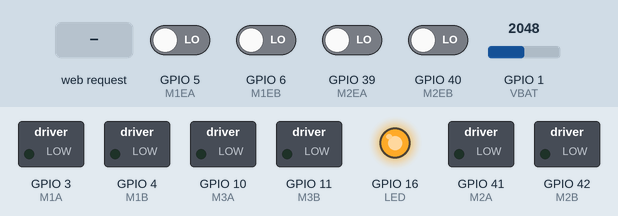
Recording of a sketch running on a simulated ESP32-S3. On the bench: switched loads named in the sketch (green lamp = pin HIGH), output pins drawn as LEDs (lit = HIGH). The test bench sets the inputs (shaded band); at power-on: GPIO 5 (M1EA), GPIO 6 (M1EB), GPIO 39 (M2EA), GPIO 40 (M2EB) LOW, GPIO 1 (VBAT) = 2048. WiFi joins after 1.5 s; servers stay silent unless stated; what the sketch prints to the serial monitor is not drawn.

Above: at 0.1 s.
At 3.2 s:
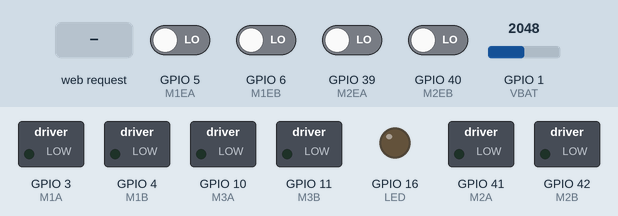
3.3 s: HTTP request GET /status received
4.8 s: HTTP request GET /set received
6.3 s: HTTP request GET /calibrate received
Timing chart, 0 to 9.3 s (numbered marks = the images above; inputs shaded):
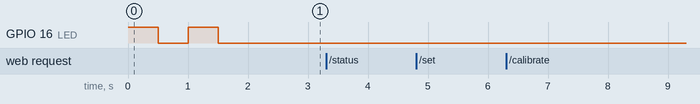

Measured:
- after the input at 3.3 s, every drawn part: stays the same
- after the input at 4.8 s, every drawn part: stays the same
- after the input at 6.3 s, every drawn part: stays the same

The sketch:

firmware_softrafts.ino
```cpp
#include <WiFi.h>
#include <ArduinoOTA.h>

static const int32_t tolerance = 30;

static const int M1A = 3;
static const int M1B = 4;
static const int M1EA = 5;
static const int M1EB = 6;
static const int M2A = 41;
static const int M2B = 42;
static const int M2EA = 39;
static const int M2EB = 40;
static const int M3A = 10;
static const int M3B = 11;
static const int LED = 16;
static const int VBAT = 1;

static const char *ssid = "BotTest";
static const char *password = "123456789";

// Set web server port number to 80
WiFiServer server(80);
// Variable to store the HTTP request
String header;

volatile int32_t M1_target = 0;
volatile int32_t M1_current = 0;
volatile int32_t M1_error = 0;
volatile uint8_t M1_power = 0;
volatile int32_t M2_target = 0;
volatile int32_t M2_current = 0;
volatile int32_t M2_error = 0;
volatile uint8_t M2_power = 0;
volatile bool M3_direction = true;
volatile uint8_t M3_power = 0;
volatile bool pause_bot = false;

volatile uint8_t M1_rec, M2_rec;

void motor()
{
  if (M1_target - tolerance > M1_current && !pause_bot)
  {
    ledcWrite(M1A, M1_power);
    ledcWrite(M1B, 0);
  }
  else if (M1_target + tolerance < M1_current && !pause_bot)
  {
    ledcWrite(M1A, 0);
    ledcWrite(M1B, M1_power);
  }
  else
  {
    ledcWrite(M1A, 0);
    ledcWrite(M1B, 0);
  }
  if (M2_target - tolerance > M2_current && !pause_bot)
  {
    ledcWrite(M2A, M2_power);
    ledcWrite(M2B, 0);
  }
  else if (M2_target + tolerance < M2_current && !pause_bot)
  {
    ledcWrite(M2A, 0);
    ledcWrite(M2B, M2_power);
  }
  else
  {
    ledcWrite(M2A, 0);
    ledcWrite(M2B, 0);
  }
  if (M3_direction && !pause_bot)
  {
    ledcWrite(M3A, M3_power);
    ledcWrite(M3B, 0);
  }
  else if (!M3_direction && !pause_bot)
  {
    ledcWrite(M3A, 0);
    ledcWrite(M3B, M3_power);
  }
  else
  {
    ledcWrite(M3A, 0);
    ledcWrite(M3B, 0);
  }
}

void IRAM_ATTR isr()
{
  uint8_t M1_now = (digitalRead(M1EA) << 1) | digitalRead(M1EB);
  uint8_t M2_now = (digitalRead(M2EA) << 1) | digitalRead(M2EB);

  // 00,01,11,10
  if ((M1_rec == 0b00 && M1_now == 0b01) || (M1_rec == 0b01 && M1_now == 0b11) || (M1_rec == 0b11 && M1_now == 0b10) || (M1_rec == 0b10 && M1_now == 0b00))
    M1_current++;
  else if ((M1_rec == 0b10 && M1_now == 0b11) || (M1_rec == 0b11 && M1_now == 0b01) || (M1_rec == 0b01 && M1_now == 0b00) || (M1_rec == 0b00 && M1_now == 0b10))
    M1_current--;
  else if (M1_rec != M1_now)
    M1_error++;
  if ((M2_rec == 0b00 && M2_now == 0b01) || (M2_rec == 0b01 && M2_now == 0b11) || (M2_rec == 0b11 && M2_now == 0b10) || (M2_rec == 0b10 && M2_now == 0b00))
    M2_current++;
  else if ((M2_rec == 0b10 && M2_now == 0b11) || (M2_rec == 0b11 && M2_now == 0b01) || (M2_rec == 0b01 && M2_now == 0b00) || (M2_rec == 0b00 && M2_now == 0b10))
    M2_current--;
  else if (M2_rec != M2_now)
    M2_error++;

  M1_rec = M1_now;
  M2_rec = M2_now;

  motor();
}

long HexToLong(String s)
{
  char arr[13] = {0};
  s.toCharArray(arr, sizeof(arr));
  volatile long result = 0;
  for (uint8_t i = 0; i < 12 && arr[i] != 0; i++) {
    if (arr[i] >= '0' && arr[i] <= '9') {
      result <<= 4;
      result |= (arr[i] - '0');
    }
    else if (arr[i] >= 'A' && arr[i] <= 'F') {
      result <<= 4;
      result |= (arr[i] - 'A' + 10);
    }
  }
  return result;
}

float getBattery()
{
  int temp = 0;
  for(int i=0;i<8;i++)
    temp += analogRead(VBAT);
  return (float)temp * 0.0000765735320709761f + 0.04f;
}

void setup()
{
  Serial.begin(115200);

  pinMode(LED, OUTPUT);
  digitalWrite(LED, HIGH);

  ledcAttach(M1A, 50000, 8);
  ledcAttach(M1B, 50000, 8);
  ledcAttach(M2A, 50000, 8);
  ledcAttach(M2B, 50000, 8);
  ledcAttach(M3A, 50000, 8);
  ledcAttach(M3B, 50000, 8);
  ledcWrite(M1A, 0);
  ledcWrite(M1B, 0);
  ledcWrite(M2A, 0);
  ledcWrite(M2B, 0);
  ledcWrite(M3A, 0);
  ledcWrite(M3B, 0);

  pinMode(VBAT, INPUT);
  analogSetAttenuation(ADC_0db);
  pinMode(M1EA, INPUT);
  pinMode(M1EB, INPUT);
  pinMode(M2EA, INPUT);
  pinMode(M2EB, INPUT);
  attachInterrupt(M1EA, isr, CHANGE);
  attachInterrupt(M1EB, isr, CHANGE);
  attachInterrupt(M2EA, isr, CHANGE);
  attachInterrupt(M2EB, isr, CHANGE);

  M1_rec = (digitalRead(M1EA) << 1) | digitalRead(M1EB);
  M2_rec = (digitalRead(M2EA) << 1) | digitalRead(M2EB);
  delay(500);
  digitalWrite(LED, LOW);

  // Connect to Wi-Fi network with SSID and password
  Serial.print("Connecting to ");
  Serial.println(ssid);
  WiFi.begin(ssid, password);
  while (WiFi.status() != WL_CONNECTED)
  {
    delay(500);
    Serial.print(".");
    digitalWrite(LED, !digitalRead(LED));
  }
  // Print local IP address and start web server
  Serial.println("");
  Serial.println("WiFi connected.");
  Serial.print("IP address: ");
  Serial.println(WiFi.localIP());
  Serial.print("MAC address: ");
  Serial.println(WiFi.macAddress());
  server.begin();

  ArduinoOTA
    .onStart([]() {
      String type;
      if (ArduinoOTA.getCommand() == U_FLASH)
        type = "sketch";
      else // U_SPIFFS
        type = "filesystem";

      // NOTE: if updating SPIFFS this would be the place to unmount SPIFFS using SPIFFS.end()
      Serial.println("Start updating " + type);
    })
    .onEnd([]() {
      Serial.println("\nEnd");
    })
    .onProgress([](unsigned int progress, unsigned int total) {
      Serial.printf("Progress: %u%%\r", (progress / (total / 100)));
      digitalWrite(LED, !digitalRead(LED));
    })
    .onError([](ota_error_t error) {
      Serial.printf("Error[%u]: ", error);
      if (error == OTA_AUTH_ERROR) Serial.println("Auth Failed");
      else if (error == OTA_BEGIN_ERROR) Serial.println("Begin Failed");
      else if (error == OTA_CONNECT_ERROR) Serial.println("Connect Failed");
      else if (error == OTA_RECEIVE_ERROR) Serial.println("Receive Failed");
      else if (error == OTA_END_ERROR) Serial.println("End Failed");
    });

  ArduinoOTA.begin();
  digitalWrite(LED, LOW);
}

void loop()
{
  ArduinoOTA.handle();
  WiFiClient client = server.available(); // Listen for incoming clients

  if (client)
  {                                 // If a new client connects,
    Serial.println("New Request."); // print a message out in the serial port
    String currentLine = "";        // make a String to hold incoming data from the client
    while (client.connected())
    { // loop while the client's connected
      if (client.available())
      {                         // if there's bytes to read from the client,
        char c = client.read(); // read a byte, then
        Serial.write(c);        // print it out the serial monitor
        header += c;
        if (c == '\n')
        { // if the byte is a newline character
          // if the current line is blank, you got two newline characters in a row.
          // that's the end of the client HTTP request, so send a response:
          if (currentLine.length() == 0)
          {
            // HTTP headers always start with a response code (e.g. HTTP/1.1 200 OK)
            // and a content-type so the client knows what's coming, then a blank line:
            client.println("HTTP/1.1 200 OK");
            client.println("Content-type:application/json");
            client.println("Connection: close");
            client.println();

            // GET /?status HTTP/1.1
            if (header.indexOf("status") >= 0)
            {
              Serial.println("status requested");
              // Get the status of the system
              // Including IP address, MAC address, current position (M1, M2), target position (M1, M2), current power (M1, M2, M3), error (M1, M2), battery, pause
              client.println("{\"status\":\"ok\", \"ip\":\"" + WiFi.localIP().toString() + "\", \"mac\":\"" + String(WiFi.macAddress()) + "\", \"m1_current\":" + M1_current + ", \"m1_target\":" + M1_target + ", \"m2_current\":" + M2_current + ", \"m2_target\":" + M2_target + ", \"m1_power\": " + M1_power + ", \"m2_power\": " + M2_power + ", \"m3_power\": " + M3_power + ", \"m1_error\": " + M1_error + ", \"m2_error\": " + M2_error + ", \"battery\": " + getBattery() + ", \"pause\":" + (pause_bot ? String("true") : String("false")) + "}");
            }
            else if (header.indexOf("set") >= 0)
            {
              Serial.println("set requested");
              // Set the target and power of motors
              // Format: /set=[M1 position, HEX8][M1 power, HEX2][M2 position, HEX8][M2 power, HEX2][M3 direction, bit][M3 power, HEX2]
              // Totally 22 characters in the parameter
              int pos = header.indexOf('=');
              String M1_pos = header.substring(pos + 1, pos + 9);
              String M1_pow = header.substring(pos + 9, pos + 11);
              String M2_pos = header.substring(pos + 11, pos + 19);
              String M2_pow = header.substring(pos + 19, pos + 21);
              String M3_dir = header.substring(pos + 21, pos + 22);
              String M3_pow = header.substring(pos + 22, pos + 24);
              M1_target = (int32_t)HexToLong(M1_pos);
              M1_power = (uint8_t)HexToLong(M1_pow);
              M2_target = (int32_t)HexToLong(M2_pos);
              M2_power = (uint8_t)HexToLong(M2_pow);
              M3_direction = M3_dir=="1" ? true : false;
              M3_power = (uint8_t)HexToLong(M3_pow);
              client.println("{\"status\":\"set ok\", \"ip\":\"" + WiFi.localIP().toString() + "\", \"mac\":\"" + String(WiFi.macAddress()) + "\", \"m1_current\":" + M1_current + ", \"m1_target\":" + M1_target + ", \"m2_current\":" + M2_current + ", \"m2_target\":" + M2_target + ", \"m1_power\": " + M1_power + ", \"m2_power\": " + M2_power + ", \"m3_power\": " + M3_power + ", \"m1_error\": " + M1_error + ", \"m2_error\": " + M2_error + ", \"battery\": " + getBattery() + ", \"pause\":" + (pause_bot ? String("true") : String("false")) + "}");
            }
            else if (header.indexOf("calibrate") >= 0)
            {
              Serial.println("calibrate requested");
              // Set target and current position to 0
              // Format: /calibrate=[M1, bit][M2, bit]
              // Totally 2 characters in the parameter
              int pos = header.indexOf('=');
              if (header.substring(pos + 1, pos + 2)[0] == '1')
              {
                M1_target = M1_current = 0;
              }
              if (header.substring(pos + 2, pos + 3)[0] == '1')
              {
                M2_target = M2_current = 0;
              }
              client.println("{\"status\":\"calibrate ok\", \"ip\":\"" + WiFi.localIP().toString() + "\", \"mac\":\"" + String(WiFi.macAddress()) + "\", \"m1_current\":" + M1_current + ", \"m1_target\":" + M1_target + ", \"m2_current\":" + M2_current + ", \"m2_target\":" + M2_target + ", \"m1_power\": " + M1_power + ", \"m2_power\": " + M2_power + ", \"m3_power\": " + M3_power + ", \"m1_error\": " + M1_error + ", \"m2_error\": " + M2_error + ", \"battery\": " + getBattery() + ", \"pause\":" + (pause_bot ? String("true") : String("false")) + "}");
            }
            else if (header.indexOf("reach") >= 0)
            {
              Serial.println("reach requested");
              // Set current position to target position
              // Format: /reach=[M1, bit][M2, bit]
              // Totally 2 characters in the parameter
              int pos = header.indexOf('=');
              if (header.substring(pos + 1, pos + 2)[0] == '1')
              {
                M1_current = M1_target;
              }
              if (header.substring(pos + 2, pos + 3)[0] == '1')
              {
                M2_current = M2_target;
              }
              client.println("{\"status\":\"reach ok\", \"ip\":\"" + WiFi.localIP().toString() + "\", \"mac\":\"" + String(WiFi.macAddress()) + "\", \"m1_current\":" + M1_current + ", \"m1_target\":" + M1_target + ", \"m2_current\":" + M2_current + ", \"m2_target\":" + M2_target + ", \"m1_power\": " + M1_power + ", \"m2_power\": " + M2_power + ", \"m3_power\": " + M3_power + ", \"m1_error\": " + M1_error + ", \"m2_error\": " + M2_error + ", \"battery\": " + getBattery() + ", \"pause\":" + (pause_bot ? String("true") : String("false")) + "}");
            }
            else if (header.indexOf("pause") >= 0)
            {
              Serial.println("pause requested");
              // Set current position to target position
              // Format: /pause=[pause/resume, bit]
              // Totally 2 characters in the parameter
              int pos = header.indexOf('=');
              if (header.substring(pos + 1, pos + 2)[0] == '0')
              {
                pause_bot = false;
              }
              else
              {
                pause_bot = true;
              }
              client.println("{\"status\":\"" + (pause_bot ? String("pause") : String("resume")) + " ok\", \"ip\":\"" + WiFi.localIP().toString() + "\", \"mac\":\"" + String(WiFi.macAddress()) + "\", \"m1_current\":" + M1_current + ", \"m1_target\":" + M1_target + ", \"m2_current\":" + M2_current + ", \"m2_target\":" + M2_target + ", \"m1_power\": " + M1_power + ", \"m2_power\": " + M2_power + ", \"m3_power\": " + M3_power + ", \"m1_error\": " + M1_error + ", \"m2_error\": " + M2_error + ", \"battery\": " + getBattery() + ", \"pause\":" + (pause_bot ? String("true") : String("false")) + "}");
            }
            else
            {
              Serial.println("error requested");
              client.println("{\"status\":\"error\", \"ip\":\"" + WiFi.localIP().toString() + "\", \"mac\":\"" + String(WiFi.macAddress()) + "\", \"m1_current\":" + M1_current + ", \"m1_target\":" + M1_target + ", \"m2_current\":" + M2_current + ", \"m2_target\":" + M2_target + ", \"m1_power\": " + M1_power + ", \"m2_power\": " + M2_power + ", \"m3_power\": " + M3_power + ", \"m1_error\": " + M1_error + ", \"m2_error\": " + M2_error + ", \"battery\": " + getBattery() + ", \"pause\":" + (pause_bot ? String("true") : String("false")) + "}");
            }
            // The HTTP response ends with another blank line
            client.println();
            // Break out of the while loop
            break;
          }
          else
          { // if you got a newline, then clear currentLine
            currentLine = "";
          }
        }
        else if (c != '\r')
        {                   // if you got anything else but a carriage return character,
          currentLine += c; // add it to the end of the currentLine
        }
      }
    }
    // Clear the header variable
    header = "";
    // Close the connection
    client.stop();
    Serial.println("Client disconnected.");
    Serial.println("");
    motor();
  }
}
```
